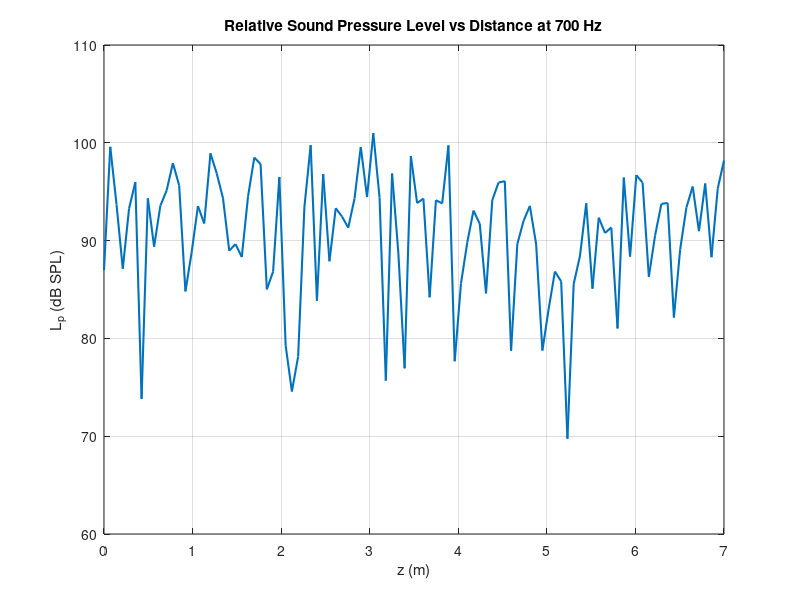
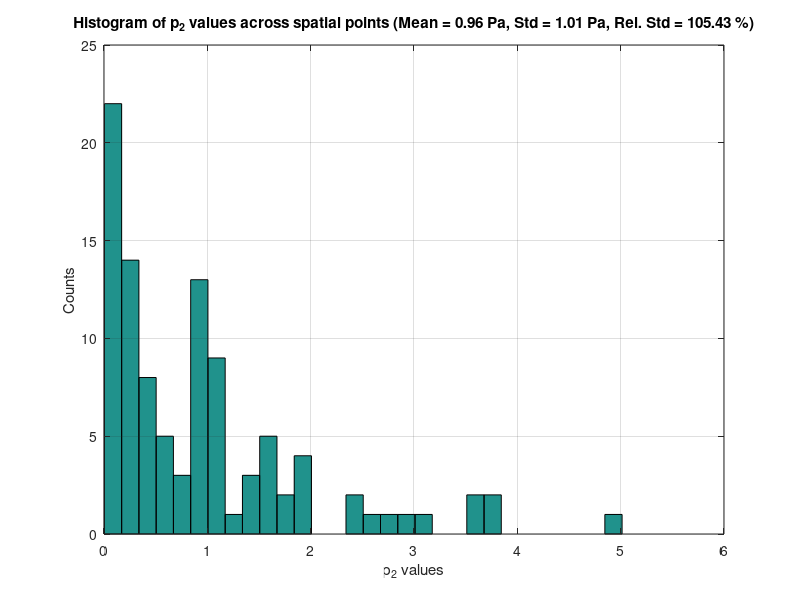
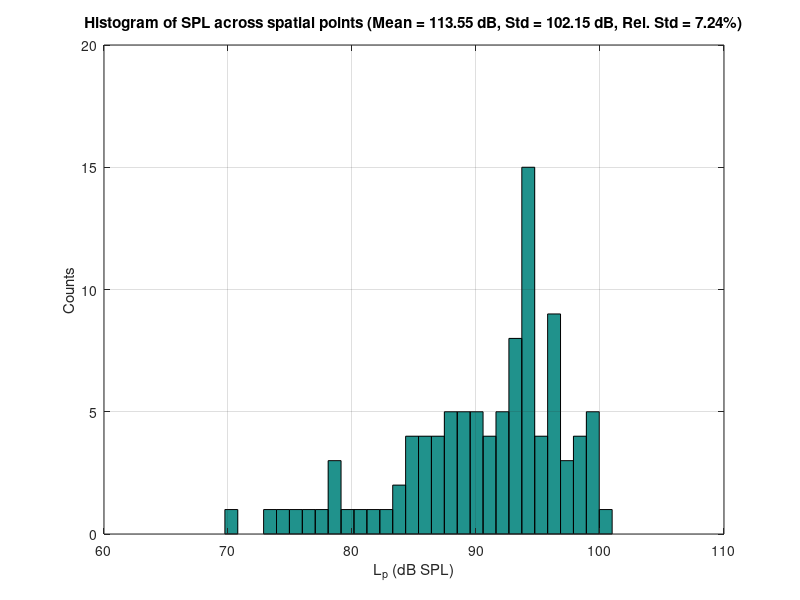

Write MATLAB code to recreate these figures, in order.
clc;
clear;

Nwaves = 5000; % amount of plane waves for each point
Npoints = 100; % space points
Lz = 7;        % z length room (m)
c = 343;       % (m/s)
f = 700;       % (Hz)
omega = 2 * pi * f ;
k = omega / c;

z_values = linspace(0, Lz, Npoints); % space points
p2_values = zeros(size(z_values));

% calculating p_2 for each position as a sum of every random wave
for idx = 1:length(z_values)
    r = z_values(idx);
    phi_i = rand(1, Nwaves) * 2 * pi; % random phases
    theta_i = acos(2 * rand(1, Nwaves) - 1); % random angles
    sum_exp = sum(exp(-1j * (k * r * cos(theta_i) + phi_i))); 
    p2_values(idx) = (1/Nwaves) * abs(sum_exp)^2;
end

fprintf('Size of p2_values array: %d x %d\n', size(p2_values,1), size(p2_values,2));

p_ref = 2 * 10^(-5);

% Relative sound pressure level (SPL)
figure;
plot(z_values, 10*log10(p2_values / (p_ref)^2), 'LineWidth', 1.5);
grid on;
title('Relative Sound Pressure Level vs Distance at 700 Hz');
xlabel('z (m)');
ylabel('L_p (dB SPL)');

% stats
mean_p2 = mean(p2_values);
std_p2 = std(p2_values);
rel_std_p2 = std_p2 / mean_p2 * 100; % relative std (%)

mean_p2_dB = mean(10*log10(p2_values / (p_ref)^2));
std_p2_dB = std(10*log10(p2_values / (p_ref)^2));
rel_std_p2_dB = std_p2_dB / mean_p2_dB * 100; % relative std (%)

% Histograms (p2 and dB) for one sound field
N_bins = 30;
figure;
hist(p2_values, N_bins);
grid on;
title(['Histogram of p_2 values across spatial points ' ...
    '(Mean = ' num2str(mean_p2, '%.2f') ' Pa, Std = ' num2str(std_p2, '%.2f') ...
    ' Pa, Rel. Std = ' num2str(rel_std_p2, '%.2f') ' %)']);
xlabel('p_2 values');
ylabel('Counts');

figure;
hist(10*log10(p2_values / (p_ref)^2), N_bins);
grid on;
title(['Histogram of SPL across spatial points ' ...
    '(Mean = ' num2str(10*log10(mean_p2_dB / (p_ref)^2), '%.2f') ' dB, ' ...
    'Std = ' num2str(10*log10(std_p2_dB / (p_ref)^2), '%.2f') ' dB, ' ...
    'Rel. Std = ' num2str(rel_std_p2_dB, '%.2f') '%)']);
xlabel('L_p (dB SPL)');
ylabel('Counts');
